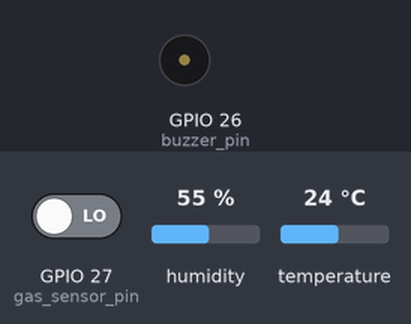
Simulated run of this sketch. Board: ESP32. Shown: buzzer (waves = sounding). The inputs (shaded band) are chosen by the test bench; at power-on: GPIO 27 (gas_sensor_pin) LOW, humidity 55 %, temperature 24 °C. WiFi joins after 1.5 s; servers stay silent unless stated; what the sketch prints to the serial monitor is not drawn.

Above: at 2.7 s.
2.8 s: GPIO 27 (gas_sensor_pin) driven HIGH
At 3.75 s:
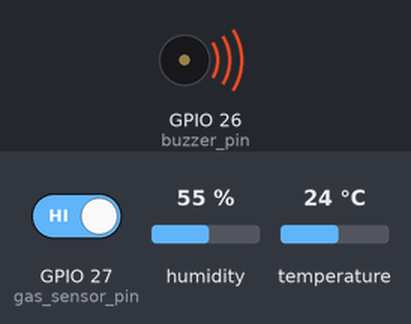
7.5 s: GPIO 27 (gas_sensor_pin) driven LOW
At 8.0 s:
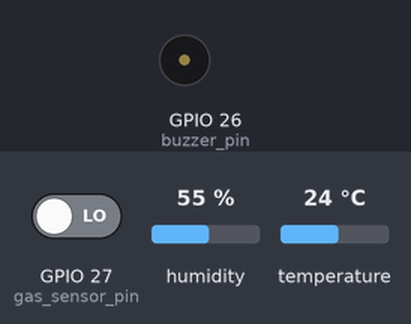
Timing chart, 0 to 10.5 s (numbered marks = the images above; inputs shaded):
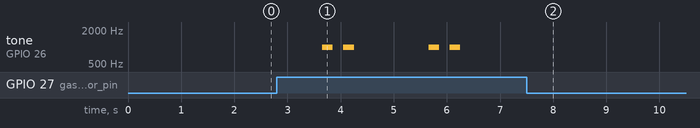

The sketch:

gas_firebase.ino
```cpp
#include <WiFi.h>
#include <Firebase_ESP_Client.h>
#include <DHT.h>

#include <addons/TokenHelper.h>
#include <addons/RTDBHelper.h>

//Define Sensor Pins
#define gas_sensor_pin 27
#define dht_sensor_pin 33
#define buzzer_pin 26
//Ssid and Password
#define ssid_name "TURKSAT-KABLONET-D7F8-2.4G"
#define ssid_password "b6474ae6"

//Api Key and Databse URL
#define API_KEY "AIzaSyCHc7f_BJSoNJQXoEz8xnFcn88c9_FBn_k"
#define DATABASE_URL "https://auth-9fe80-default-rtdb.firebaseio.com/"

//User E-mail and Password
#define user_email "2004gundogmus2004@gmail.com"
#define user_password "123456789"

//Define Firebase Object
FirebaseData fbdo;
FirebaseAuth auth;
FirebaseConfig config;

unsigned long SendDataPrevMillis = 0;


//Create DHT Sensor
DHT dht(dht_sensor_pin, DHT11);


void setup() {
  Serial.begin(115200);
  pinMode(gas_sensor_pin, INPUT);
  pinMode(buzzer_pin, OUTPUT);
  dht.begin();

  WiFi.begin(ssid_name, ssid_password);
  Serial.print("Connecting to \t\t");
  Serial.println(ssid_name);

  while (WiFi.status() != WL_CONNECTED) {
    Serial.print(".");
    delay(500);
  }
  Serial.println("WiFi Connected");

  config.api_key = API_KEY;
  config.database_url = DATABASE_URL;

  auth.user.email = user_email;
  auth.user.password = user_password;

  config.token_status_callback = tokenStatusCallback;

  Firebase.reconnectNetwork(true);

  fbdo.setBSSLBufferSize(4096, 1024);
  fbdo.setResponseSize(2048);

  Firebase.begin(&config, &auth);
  Firebase.setDoubleDigits(5);

  config.timeout.serverResponse = 10 * 1000;
}

void loop() {
  if (Firebase.ready() && (millis() - SendDataPrevMillis > 2000 || SendDataPrevMillis == 0)) {
    SendDataPrevMillis = millis();

    Serial.printf("Gas leak: %s\n", Firebase.RTDB.setBool(&fbdo, F("/gas-leak"), digitalRead(gas_sensor_pin) == 1) ? "ok" : fbdo.errorReason().c_str());
    bool gas_sensor_state = digitalRead(gas_sensor_pin);

    while (gas_sensor_state) {
      alarm();
      Serial.println("Alarm");
      gas_sensor_state = digitalRead(buzzer_pin);
    }

    float humidity = dht.readHumidity();
    float temperature = dht.readTemperature();

    if (isnan(humidity) || isnan(temperature)) {
      Serial.println(F("Failed to read from DHT sensor!"));
      return;
    }

    Serial.printf("Temperature: %s\n", Firebase.RTDB.setFloat(&fbdo, F("/temperature"), temperature) ? "ok" : fbdo.errorReason().c_str());
    Serial.printf("Humidity: %s\n", Firebase.RTDB.setFloat(&fbdo, F("/humidity"), humidity) ? "ok" : fbdo.errorReason().c_str());
  }
}

void alarm() {
  tone(buzzer_pin, 1000);
  delay(200);
  noTone(buzzer_pin);
  delay(200);
  tone(buzzer_pin, 1000);
  delay(200);
  noTone(buzzer_pin);
  delay(200);
}
```

Measured:
- after the input at 2.8 s, tone on GPIO 26 (buzzer_pin): plays 1000 Hz for 0.20 s, 1000 Hz for 0.20 s, 1000 Hz for 0.20 s, 1000 Hz for 0.20 s, starting after 0.85 s
- after the input at 7.5 s, tone on GPIO 26 (buzzer_pin): stops changing and stays silent
